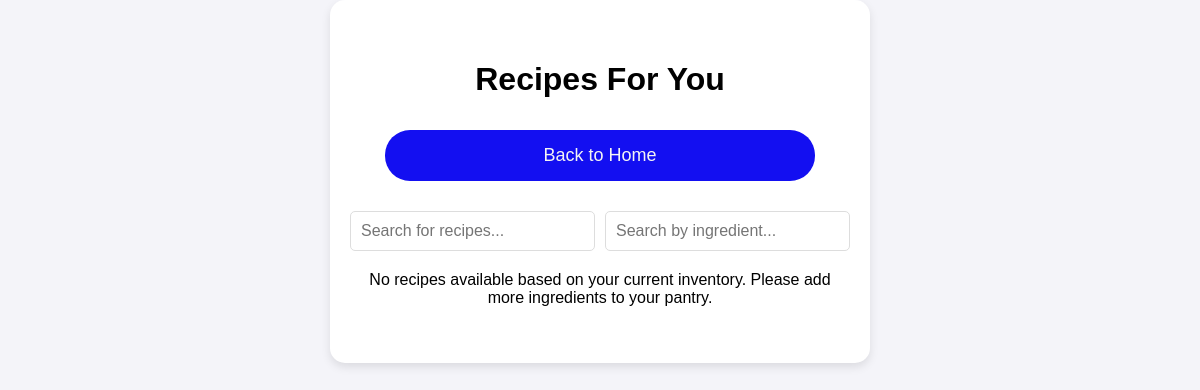
Page /for-you on the earlier database version.
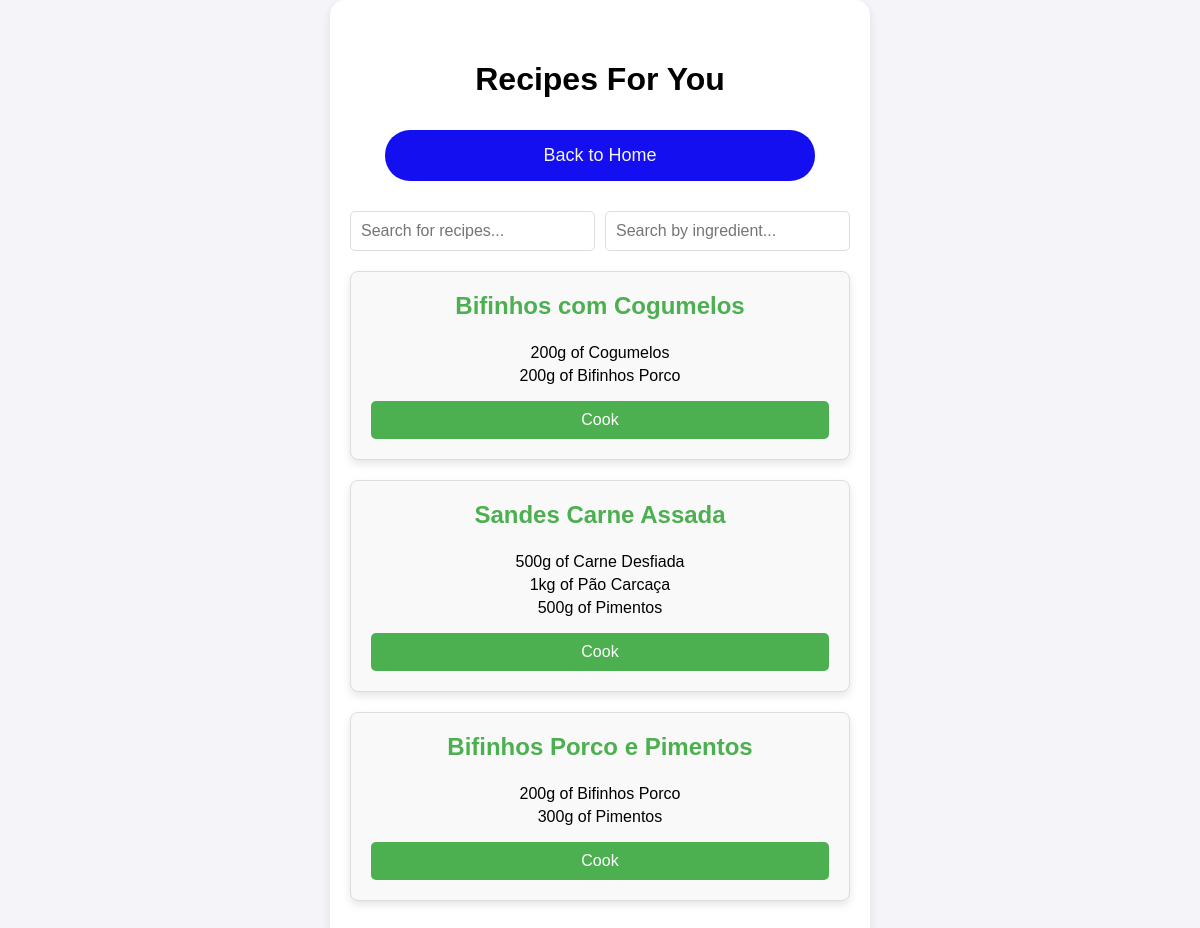
Same page on the later database version.
### app.py (models this page shows)
class Recipe(db.Model):
    id = db.Column(db.Integer, primary_key=True)
    name = db.Column(db.String(100), nullable=False)
    ingredients = db.relationship('RecipeIngredient', backref='recipe', lazy=True)

class RecipeIngredient(db.Model):
    id = db.Column(db.Integer, primary_key=True)
    recipe_id = db.Column(db.Integer, db.ForeignKey('recipe.id', name='fk_recipeingredient_recipe'), nullable=False)
    ingredient_name = db.Column(db.String(100), nullable=False)
    quantity = db.Column(db.String(50), nullable=False)

### app.py (the view)
@app.route('/for-you')
def for_you():
    recipes = Recipe.query.all()
    ingredients_in_pantry = Ingredient.query.all()
    available_recipes = []
    for recipe in recipes:
        ingredients = RecipeIngredient.query.filter_by(recipe_id=recipe.id).all()
        can_make = True
        for recipe_ingredient in ingredients:
            ingredient = Ingredient.query.filter_by(name=recipe_ingredient.ingredient_name).first()
            if not ingredient or int(normalize_quantity(ingredient.quantity).split()[0]) < int(normalize_quantity(recipe_ingredient.quantity).split()[0]):
                can_make = False
                break
        if can_make:
            available_recipes.append({'recipe': recipe, 'ingredients': ingredients})
    return render_template('for-you.html', available_recipes=available_recipes)

### app.py (called while the page is built)
def normalize_quantity(quantity):
    parts = quantity.split()
    if len(parts) == 1:
        value = ''.join(filter(str.isdigit, parts[0]) + '.' if ',' in parts[0] else filter(str.isdigit, parts[0]))
        unit = ''.join(filter(str.isalpha, parts[0]))
    else:
        value, unit = parts
    value = value.replace(',', '.')
    value = float(value)
    unit = unit.strip().lower()
    if unit in ['litros', 'l', 'L']:
        value *= 1  # Convert l to L
        unit = 'L'
    if unit in ['kg', 'kilogram', 'kilograms']:
        value *= 1000  # Convert kg to g
        unit = 'g'
    return f"{int(value)} {unit}"

### templates/for-you.html (shortened to what this page needs)
<!DOCTYPE html>
<html lang="en">
<head>
    <link rel="stylesheet" href="{{ url_for('static', filename='styles/styles.css') }}">
</head>
<body>
    <div class="container">
        <header>
            <h1>Recipes For You</h1>
        </header>
        <a href="{{ url_for('index') }}" class="button button-voltar">Back to Home</a>
        <div class="search-bar">
            <input type="text" id="recipe-search" placeholder="Search for recipes...">
            <input type="text" id="ingredient-search" placeholder="Search by ingredient...">
        </div>
        {% if available_recipes %}
            {% for item in available_recipes %}
                <div class="recipe-card">
                    <h3>{{ item.recipe.name }}</h3>
                    <ul>
                        {% for ingredient in item.ingredients %}
                            <li>{{ ingredient.quantity }} of {{ ingredient.ingredient_name }}</li>
                        {% endfor %}
                    </ul>
                    <form method="POST" action="{{ url_for('cook_recipe', recipe_id=item.recipe.id) }}">
                        <button type="submit">Cook</button>
                    </form>
                </div>
            {% endfor %}
        {% else %}
            <p>No recipes available based on your current inventory. Please add more ingredients to your pantry.</p>
        {% endif %}
    </div>
</body>
</html>

Differences in the rows shown:
added Recipe: recipe.name "Bifinhos com Cogumelos"
added RecipeIngredient: quantity "200g", ingredient_name "Cogumelos", shown under "Bifinhos com Cogumelos"
added RecipeIngredient: quantity "200g", ingredient_name "Bifinhos Porco", shown under "Bifinhos com Cogumelos"
added Recipe: recipe.name "Sandes Carne Assada"
added RecipeIngredient: quantity "500g", ingredient_name "Carne Desfiada", shown under "Sandes Carne Assada"
added RecipeIngredient: quantity "1kg", ingredient_name "Pão Carcaça", shown under "Sandes Carne Assada"
added RecipeIngredient: quantity "500g", ingredient_name "Pimentos", shown under "Sandes Carne Assada"
added Recipe: recipe.name "Bifinhos Porco e Pimentos"
added RecipeIngredient: quantity "200g", ingredient_name "Bifinhos Porco", shown under "Bifinhos Porco e Pimentos"
added RecipeIngredient: quantity "300g", ingredient_name "Pimentos", shown under "Bifinhos Porco e Pimentos"
Other differences:
new list line: "Cook"
text no longer shown: "No recipes available based on your current inventory. Please add more ingredients to your pantry."
